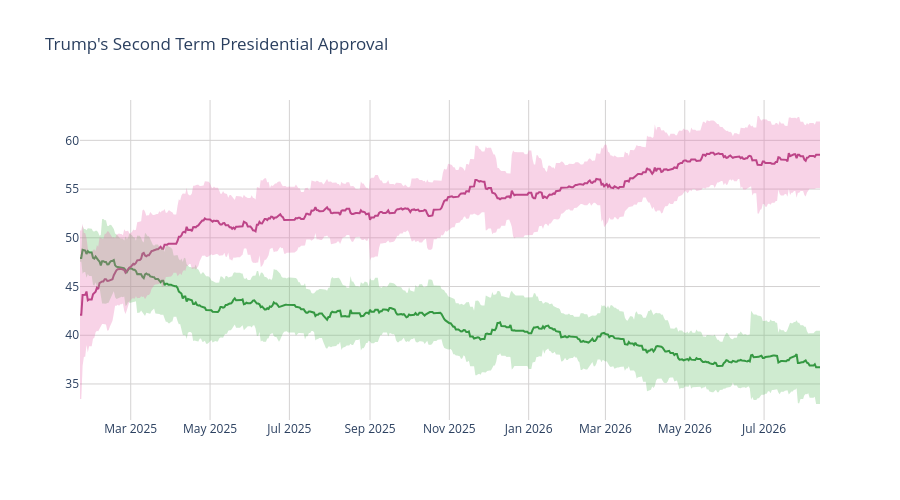

This figure's notebook cell:
### Code cell
disappr_ci_hex = "#e86eaf"
appr_ci_hex = "#60be65"
disappr_ci_rgba = "rgba(232, 110, 175, 0.3)"
appr_ci_rgba = "rgba(96, 190, 101, 0.3)"
grid_col = "#d4d2d2"


# Approve
fig = go.Figure(go.Scatter(
    x=pres['end_date'],
    y=pres['approve'],
    hovertemplate="%{y:.2f}%",
    name="<b>Approve</b>",
    line=dict(color="#228833"),
    showlegend=False
))

# Disapprove
fig.add_trace(go.Scatter(
    x=pres['end_date'],
    y=pres['disapprove'],
    hovertemplate="%{y:.2f}%",
    name="<b>Disapprove</b>",
    line=dict(color="#aa3377"),
    showlegend=False
    )
)

# Approve CI
fig.add_traces([

    # Upper bound
    go.Scatter(
        x=pres['end_date'],
        y=pres['approve_upper_ci'],
        marker=dict(color=appr_ci_hex),
        line=dict(width=0),
        mode='lines',
        showlegend=False,
        hoverinfo="skip"
    ),

    # Lower bound
    go.Scatter(
        x=pres['end_date'],
        y=pres['approve_lower_ci'],
        marker=dict(color=appr_ci_hex),
        line=dict(width=0),
        mode='lines',
        fillcolor=appr_ci_rgba,
        fill="tonexty",
        showlegend=False,
        hoverinfo="skip"
    )
])

# Disapprove CI
fig.add_traces([

    # Upper bound
    go.Scatter(
        x=pres['end_date'],
        y=pres['disapprove_upper_ci'],
        marker=dict(color=disappr_ci_hex),
        line=dict(width=0),
        mode='lines',
        showlegend=False,
        hoverinfo="skip"
    ),

    # Lower bound
    go.Scatter(
        x=pres['end_date'],
        y=pres['disapprove_lower_ci'],
        marker=dict(color=disappr_ci_hex),
        line=dict(width=0),
        mode='lines',
        fillcolor=disappr_ci_rgba,
        fill="tonexty",
        showlegend=False,
        hoverinfo="skip"
    )
])

fig.update_layout(
    title=dict(text="Trump's Second Term Presidential Approval"),
    hovermode="x"
)

fig.update_xaxes(gridcolor=grid_col)
fig.update_yaxes(gridcolor=grid_col)

fig.update_layout(hovermode="x", hoverlabel_align="right", plot_bgcolor="rgba(0, 0, 0, 0)", height=500)
fig.show()

### Figure 1 — Plotly figure (JSON) as saved in the notebook; plotly's stock layout.template omitted (floating-point values rounded to 4 significant figures; data arrays with more than 128 entries replaced by an {"elided": "..."} marker saying what was removed)
{"data": [{"hovertemplate": "%{y:.2f}%", "line": {"color": "#228833"}, "name": "<b>Approve</b>", "showlegend": false, "type": "scatter", "x": {"elided": "570 str values"}, "y": {"elided": "570 float values"}}, {"hovertemplate": "%{y:.2f}%", "line": {"color": "#aa3377"}, "name": "<b>Disapprove</b>", "showlegend": false, "type": "scatter", "x": {"elided": "570 str values"}, "y": {"elided": "570 float values"}}, {"hoverinfo": "skip", "line": {"width": 0}, "marker": {"color": "#60be65"}, "mode": "lines", "showlegend": false, "type": "scatter", "x": {"elided": "570 str values"}, "y": {"elided": "570 float values"}}, {"fill": "tonexty", "fillcolor": "rgba(96, 190, 101, 0.3)", "hoverinfo": "skip", "line": {"width": 0}, "marker": {"color": "#60be65"}, "mode": "lines", "showlegend": false, "type": "scatter", "x": {"elided": "570 str values"}, "y": {"elided": "570 float values"}}, {"hoverinfo": "skip", "line": {"width": 0}, "marker": {"color": "#e86eaf"}, "mode": "lines", "showlegend": false, "type": "scatter", "x": {"elided": "570 str values"}, "y": {"elided": "570 float values"}}, {"fill": "tonexty", "fillcolor": "rgba(232, 110, 175, 0.3)", "hoverinfo": "skip", "line": {"width": 0}, "marker": {"color": "#e86eaf"}, "mode": "lines", "showlegend": false, "type": "scatter", "x": {"elided": "570 str values"}, "y": {"elided": "570 float values"}}], "layout": {"height": 500, "hoverlabel": {"align": "right"}, "hovermode": "x", "plot_bgcolor": "rgba(0, 0, 0, 0)", "title": {"text": "Trump's Second Term Presidential Approval"}, "xaxis": {"gridcolor": "#d4d2d2"}, "yaxis": {"gridcolor": "#d4d2d2"}}}
